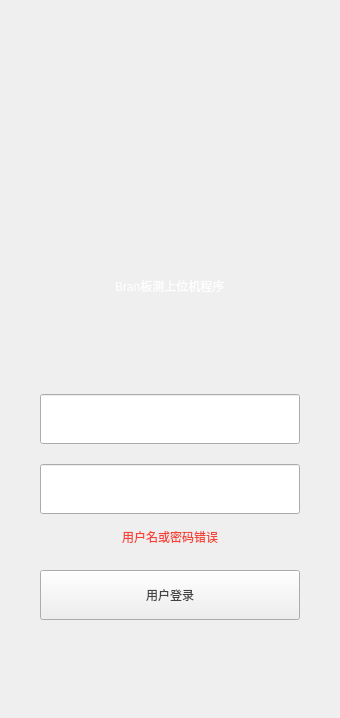
   <widget class="QWidget" name="page_index">
    <layout class="QVBoxLayout" name="verticalLayout">
     <property name="spacing">
      <number>0</number>
     </property>
     <property name="leftMargin">
      <number>0</number>
     </property>
     <property name="topMargin">
      <number>0</number>
     </property>
     <property name="rightMargin">
      <number>0</number>
     </property>
     <property name="bottomMargin">
      <number>0</number>
     </property>
     <item>
      <spacer name="verticalSpacer">
       <property name="orientation">
        <enum>Qt::Vertical</enum>
       </property>
       <property name="sizeType">
        <enum>QSizePolicy::Fixed</enum>
       </property>
       <property name="sizeHint" stdset="0">
        <size>
         <width>20</width>
         <height>98</height>
        </size>
       </property>
      </spacer>
     </item>
     <item>
      <layout class="QHBoxLayout" name="horizontalLayout">
       <item>
        <spacer name="horizontalSpacer_2">
         <property name="orientation">
          <enum>Qt::Horizontal</enum>
         </property>
         <property name="sizeHint" stdset="0">
          <size>
           <width>40</width>
           <height>20</height>
          </size>
         </property>
        </spacer>
       </item>
       <item>
        <widget class="QLabel" name="label_logo">
         <property name="minimumSize">
          <size>
           <width>97</width>
           <height>80</height>
          </size>
         </property>
         <property name="maximumSize">
          <size>
           <width>97</width>
           <height>80</height>
          </size>
         </property>
         <property name="text">
          <string/>
         </property>
         <property name="pixmap">
          <pixmap resource="resource/resource.qrc">:/images/logo/logoLarge.png</pixmap>
         </property>
        </widget>
       </item>
       <item>
        <spacer name="horizontalSpacer">
         <property name="orientation">
          <enum>Qt::Horizontal</enum>
         </property>
         <property name="sizeHint" stdset="0">
          <size>
           <width>40</width>
           <height>20</height>
          </size>
         </property>
        </spacer>
       </item>
      </layout>
     </item>
     <item>
      <spacer name="verticalSpacer_2">
       <property name="orientation">
        <enum>Qt::Vertical</enum>
       </property>
       <property name="sizeType">
        <enum>QSizePolicy::Fixed</enum>
       </property>
       <property name="sizeHint" stdset="0">
        <size>
         <width>20</width>
         <height>98</height>
        </size>
       </property>
      </spacer>
     </item>
     <item>
      <layout class="QHBoxLayout" name="horizontalLayout_2">
       <item>
        <spacer name="horizontalSpacer_4">
         <property name="orientation">
          <enum>Qt::Horizontal</enum>
         </property>
         <property name="sizeHint" stdset="0">
          <size>
           <width>40</width>
           <height>20</height>
          </size>
         </property>
        </spacer>
       </item>
       <item>
        <widget class="QLabel" name="label_title">
         <property name="styleSheet">
          <string notr="true">font: 36px &quot;.Helvetica Neue DeskInterface&quot;;
color: rgb(255, 255, 255);</string>
         </property>
         <property name="text">
          <string>Bran板测上位机程序</string>
         </property>
        </widget>
       </item>
       <item>
        <spacer name="horizontalSpacer_3">
         <property name="orientation">
          <enum>Qt::Horizontal</enum>
         </property>
         <property name="sizeHint" stdset="0">
          <size>
           <width>40</width>
           <height>20</height>
          </size>
         </property>
        </spacer>
       </item>
      </layout>
     </item>
     <item>
      <spacer name="verticalSpacer_3">
       <property name="orientation">
        <enum>Qt::Vertical</enum>
       </property>
       <property name="sizeType">
        <enum>QSizePolicy::Fixed</enum>
       </property>
       <property name="sizeHint" stdset="0">
        <size>
         <width>20</width>
         <height>98</height>
        </size>
       </property>
      </spacer>
     </item>
     <item>
      <layout class="QHBoxLayout" name="horizontalLayout_3">
       <item>
        <spacer name="horizontalSpacer_5">
         <property name="orientation">
          <enum>Qt::Horizontal</enum>
         </property>
         <property name="sizeHint" stdset="0">
          <size>
           <width>40</width>
           <height>20</height>
          </size>
         </property>
        </spacer>
       </item>
       <item>
        <widget class="QLineEdit" name="edit_user">
         <property name="minimumSize">
          <size>
           <width>260</width>
           <height>50</height>
          </size>
         </property>
         <property name="maximumSize">
          <size>
           <width>260</width>
           <height>50</height>
          </size>
         </property>
         <property name="styleSheet">
          <string notr="true">QLineEdit{
	
	border-image: url(:/images/tools/inputLarge.png);
	color: rgb(255, 255, 255);
	font: 24px &quot;.Helvetica Neue DeskInterface&quot;;
}

</string>
         </property>
         <property name="alignment">
          <set>Qt::AlignCenter</set>
         </property>
         <property name="placeholderText">
          <string>输入用户名</string>
         </property>
        </widget>
       </item>
       <item>
        <spacer name="horizontalSpacer_6">
         <property name="orientation">
          <enum>Qt::Horizontal</enum>
         </property>
         <property name="sizeHint" stdset="0">
          <size>
           <width>40</width>
           <height>20</height>
          </size>
         </property>
        </spacer>
       </item>
      </layout>
     </item>
     <item>
      <spacer name="verticalSpacer_4">
       <property name="orientation">
        <enum>Qt::Vertical</enum>
       </property>
       <property name="sizeType">
        <enum>QSizePolicy::Fixed</enum>
       </property>
       <property name="sizeHint" stdset="0">
        <size>
         <width>20</width>
         <height>20</height>
        </size>
       </property>
      </spacer>
     </item>
     <item>
      <layout class="QHBoxLayout" name="horizontalLayout_4">
       <item>
        <spacer name="horizontalSpacer_7">
         <property name="orientation">
          <enum>Qt::Horizontal</enum>
         </property>
         <property name="sizeHint" stdset="0">
          <size>
           <width>40</width>
           <height>20</height>
          </size>
         </property>
        </spacer>
       </item>
       <item>
        <widget class="QLineEdit" name="edit_password">
         <property name="minimumSize">
          <size>
           <width>260</width>
           <height>50</height>
          </size>
         </property>
         <property name="maximumSize">
          <size>
           <width>260</width>
           <height>50</height>
          </size>
         </property>
         <property name="styleSheet">
          <string notr="true">QLineEdit{
	
	border-image: url(:/images/tools/inputLarge.png);
	color: rgb(255, 255, 255);
	font: 24px &quot;.Helvetica Neue DeskInterface&quot;;
}

</string>
         </property>
         <property name="echoMode">
          <enum>QLineEdit::Password</enum>
         </property>
         <property name="alignment">
          <set>Qt::AlignCenter</set>
         </property>
         <property name="placeholderText">
          <string>输入密码</string>
         </property>
        </widget>
       </item>
       <item>
        <spacer name="horizontalSpacer_8">
         <property name="orientation">
          <enum>Qt::Horizontal</enum>
         </property>
         <property name="sizeHint" stdset="0">
          <size>
           <width>40</width>
           <height>20</height>
          </size>
         </property>
        </spacer>
       </item>
      </layout>
     </item>
     <item>
      <spacer name="verticalSpacer_5">
       <property name="orientation">
        <enum>Qt::Vertical</enum>
       </property>
       <property name="sizeType">
        <enum>QSizePolicy::Fixed</enum>
       </property>
       <property name="sizeHint" stdset="0">
        <size>
         <width>20</width>
         <height>13</height>
        </size>
       </property>
      </spacer>
     </item>
     <item>
      <layout class="QHBoxLayout" name="horizontalLayout_5">
       <item>
        <spacer name="horizontalSpacer_9">
         <property name="orientation">
          <enum>Qt::Horizontal</enum>
         </property>
         <property name="sizeHint" stdset="0">
          <size>
           <width>40</width>
           <height>20</height>
          </size>
         </property>
        </spacer>
       </item>
       <item>
        <widget class="QStackedWidget" name="stackedWidget_statusLogin">
         <property name="styleSheet">
          <string notr="true">font: 18px &quot;.Helvetica Neue DeskInterface&quot;;
color: rgb(244, 67, 54);</string>
         </property>
         <property name="currentIndex">
          <number>1</number>
         </property>
         <widget class="QWidget" name="page_loginNormal"/>
         <widget class="QWidget" name="page_passwordError">
          <layout class="QHBoxLayout" name="horizontalLayout_14">
           <property name="spacing">
            <number>0</number>
           </property>
           <property name="leftMargin">
            <number>0</number>
           </property>
           <property name="topMargin">
            <number>0</number>
           </property>
           <property name="rightMargin">
            <number>0</number>
           </property>
           <property name="bottomMargin">
            <number>0</number>
           </property>
           <item>
            <widget class="QLabel" name="label">
             <property name="styleSheet">
              <string notr="true">font: 18px &quot;.Helvetica Neue DeskInterface&quot;;
color: rgb(244, 67, 54);</string>
             </property>
             <property name="text">
              <string>用户名或密码错误</string>
             </property>
             <property name="alignment">
              <set>Qt::AlignCenter</set>
             </property>
            </widget>
           </item>
          </layout>
         </widget>
         <widget class="QWidget" name="page_logining"/>
         <widget class="QWidget" name="page_loginFailed">
          <layout class="QHBoxLayout" name="horizontalLayout_15">
           <property name="spacing">
            <number>0</number>
           </property>
           <property name="leftMargin">
            <number>0</number>
           </property>
           <property name="topMargin">
            <number>0</number>
           </property>
           <property name="rightMargin">
            <number>0</number>
           </property>
           <property name="bottomMargin">
            <number>0</number>
           </property>
           <item>
            <widget class="QLabel" name="label_2">
             <property name="text">
              <string>登录失败</string>
             </property>
             <property name="alignment">
              <set>Qt::AlignCenter</set>
             </property>
            </widget>
           </item>
          </layout>
         </widget>
        </widget>
       </item>
       <item>
        <spacer name="horizontalSpacer_10">
         <property name="orientation">
          <enum>Qt::Horizontal</enum>
         </property>
         <property name="sizeHint" stdset="0">
          <size>
           <width>40</width>
           <height>20</height>
          </size>
         </property>
        </spacer>
       </item>
      </layout>
     </item>
     <item>
      <spacer name="verticalSpacer_6">
       <property name="orientation">
        <enum>Qt::Vertical</enum>
       </property>
       <property name="sizeType">
        <enum>QSizePolicy::Fixed</enum>
       </property>
       <property name="sizeHint" stdset="0">
        <size>
         <width>20</width>
         <height>23</height>
        </size>
       </property>
      </spacer>
     </item>
     <item>
      <layout class="QHBoxLayout" name="horizontalLayout_6">
       <item>
        <spacer name="horizontalSpacer_11">
         <property name="orientation">
          <enum>Qt::Horizontal</enum>
         </property>
         <property name="sizeHint" stdset="0">
          <size>
           <width>40</width>
           <height>20</height>
          </size>
         </property>
        </spacer>
       </item>
       <item>
        <widget class="QPushButton" name="button_login">
         <property name="minimumSize">
          <size>
           <width>260</width>
           <height>50</height>
          </size>
         </property>
         <property name="maximumSize">
          <size>
           <width>260</width>
           <height>50</height>
          </size>
         </property>
         <property name="styleSheet">
          <string notr="true">QPushButton{
	border-image: url(:/images/button/button1.png);
	color: rgb(66, 66, 66);
	font: 24px &quot;.Helvetica Neue DeskInterface&quot;;
	outline: none
}
QPushButton:pressed{
border-image: url(:/images/button/button1_press.png);
}
</string>
         </property>
         <property name="text">
          <string>用户登录</string>
         </property>
        </widget>
       </item>
       <item>
        <spacer name="horizontalSpacer_12">
         <property name="orientation">
          <enum>Qt::Horizontal</enum>
         </property>
         <property name="sizeHint" stdset="0">
          <size>
           <width>40</width>
           <height>20</height>
          </size>
         </property>
        </spacer>
       </item>
      </layout>
     </item>
     <item>
      <spacer name="verticalSpacer_7">
       <property name="orientation">
        <enum>Qt::Vertical</enum>
       </property>
       <property name="sizeType">
        <enum>QSizePolicy::Fixed</enum>
       </property>
       <property name="sizeHint" stdset="0">
        <size>
         <width>20</width>
         <height>98</height>
        </size>
       </property>
      </spacer>
     </item>
    </layout>
   </widget>
